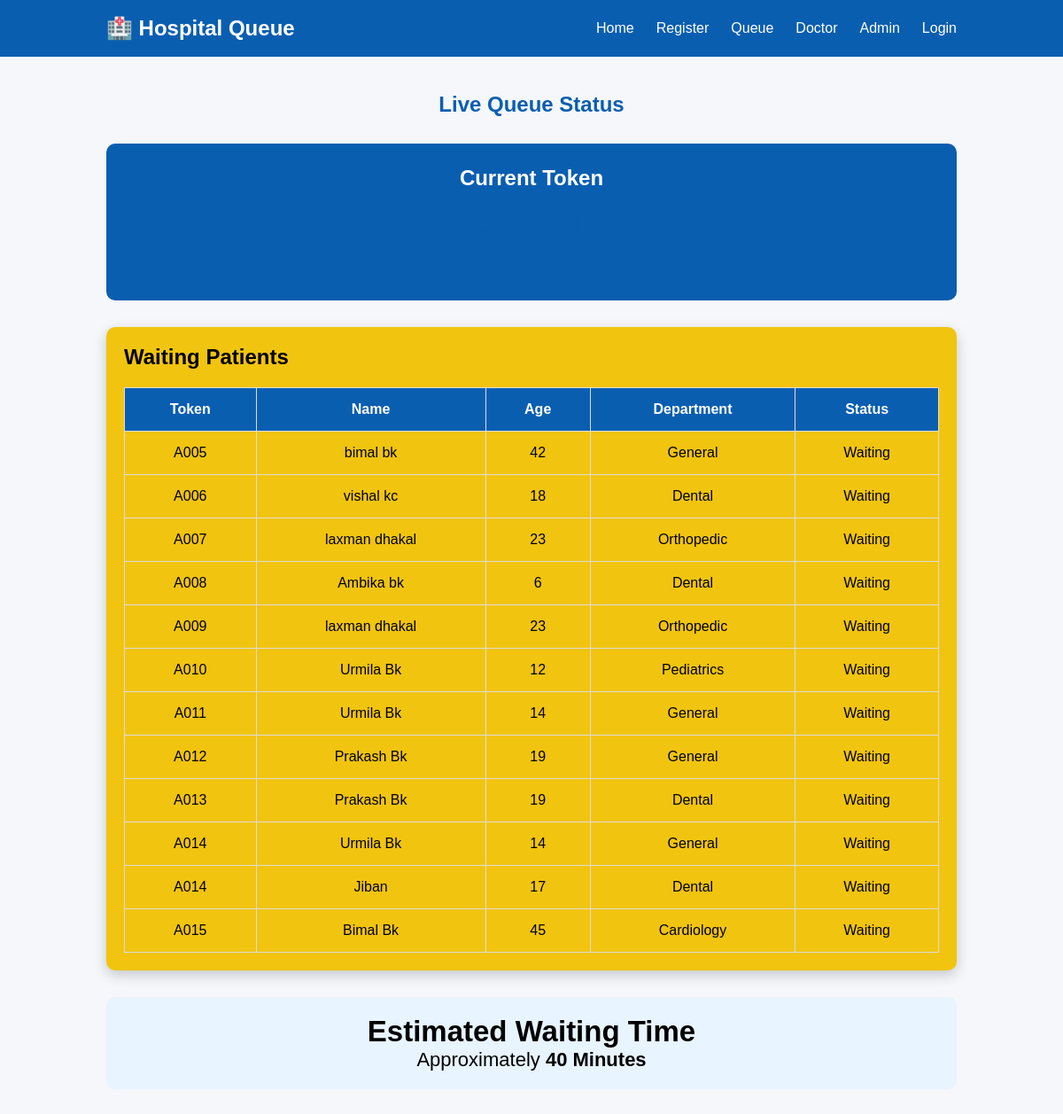
/queue, run on the app's committed database.
### tables this page shows
CREATE TABLE patients(
            id INTEGER PRIMARY KEY AUTOINCREMENT,
            token TEXT,
            name TEXT,
            age INTEGER,
            gender TEXT,
            phone TEXT,
            department TEXT,
            symptoms TEXT,
            status TEXT
        , date_time TEXT);

### app.py (the view)
@app.route("/queue")
def queue():
    conn = sqlite3.connect("database.db")
    cursor = conn.cursor()
    cursor.execute("""
        SELECT token, name, age, department, status
        FROM patients
        WHERE status='Waiting'
    """)
    patients = cursor.fetchall()
    conn.close()
    return render_template("queue.html", patients=patients)

### templates/queue.html (shortened to what this page needs)
<!DOCTYPE html>
<html lang="en">
<head>
    <link rel="stylesheet"
    href="{{ url_for('static', filename='css/style.css') }}">
</head>
<body>
<nav>
<div class="logo">
🏥 Hospital Queue
</div>
<ul>
<li><a href="/">Home</a></li>
<li><a href="/register">Register</a></li>
<li><a href="/queue">Queue</a></li>
<li><a href="/doctor">Doctor</a></li>
<li><a href="/admin">Admin</a></li>
<li><a href="/login">Login</a></li>
</ul>
</nav>
<section class="queue-container">
<h1>Live Queue Status</h1>
<div class="current-token">
<h2>Current Token</h2>
<h1>A101</h1>
</div>
<div class="waiting">
<h2>Waiting Patients</h2>
<table>
<tr>
    <th>Token</th>
    <th>Name</th>
    <th>Age</th>
    <th>Department</th>
    <th>Status</th>
</tr>
{% for patient in patients %}
<tr>
    <td>{{ patient[0] }}</td>
    <td>{{ patient[1] }}</td>
    <td>{{ patient[2] }}</td>
    <td>{{ patient[3] }}</td>
    <td>{{ patient[4] }}</td>
</tr>
{% endfor %}
</table>
</div>
<div class="estimate">
<h2>Estimated Waiting Time</h2>
<p>Approximately <strong>40 Minutes</strong></p>
</div>
</section>
</body>
</html>

### static/css/style.css (style rules this page uses)
* { margin:0; padding:0; box-sizing:border-box; font-family:Poppins,sans-serif; }
body { background:#f5f7fb; }
nav { display:flex; justify-content:space-between; align-items:center; padding:18px 10%; background:#0a5eb0; color:white; }
.logo { font-size:24px; font-weight:bold; }
nav ul { display:flex; list-style:none; }
nav ul li { margin-left:25px; }
nav a { color:white; text-decoration:none; font-weight:500; }
.queue-container { width:80%; margin:40px auto; }
.queue-container h1 { text-align:center; color:#0a5eb0; margin-bottom:30px; }
.current-token { background:#0a5eb0; color:white; padding:25px; border-radius:10px; text-align:center; margin-bottom:30px; }
.current-token h1 { font-size:60px; }
.waiting { background:white; padding:20px; border-radius:10px; box-shadow:0 5px 15px rgba(0,0,0,.2); }
.waiting table { width:100%; border-collapse:collapse; margin-top:20px; }
.waiting th, .waiting td { padding:15px; text-align:center; border:1px solid #ddd; }
.waiting th { background:#0a5eb0; color:white; }
.estimate { margin-top:30px; background:#e8f4ff; padding:20px; border-radius:10px; text-align:center; font-size:22px; }
.waiting { background:#f1c40f; }

### data on the page
patients: token "A005", name "bimal bk", age "42", department "General", status "Waiting"
patients: token "A006", name "vishal kc", age "18", department "Dental", status "Waiting"
patients: token "A007", name "laxman dhakal", age "23", department "Orthopedic", status "Waiting"
patients: token "A008", name "Ambika bk", age "6", department "Dental", status "Waiting"
patients: token "A009", name "laxman dhakal", age "23", department "Orthopedic", status "Waiting"
patients: token "A010", name "Urmila Bk", age "12", department "Pediatrics", status "Waiting"
patients: token "A011", name "Urmila Bk", age "14", department "General", status "Waiting"
patients: token "A012", name "Prakash Bk", age "19", department "General", status "Waiting"
patients: token "A013", name "Prakash Bk", age "19", department "Dental", status "Waiting"
patients: token "A014", name "Urmila Bk", age "14", department "General", status "Waiting"
patients: token "A014", name "Jiban", age "17", department "Dental", status "Waiting"
patients: token "A015", name "Bimal Bk", age "45", department "Cardiology", status "Waiting"
